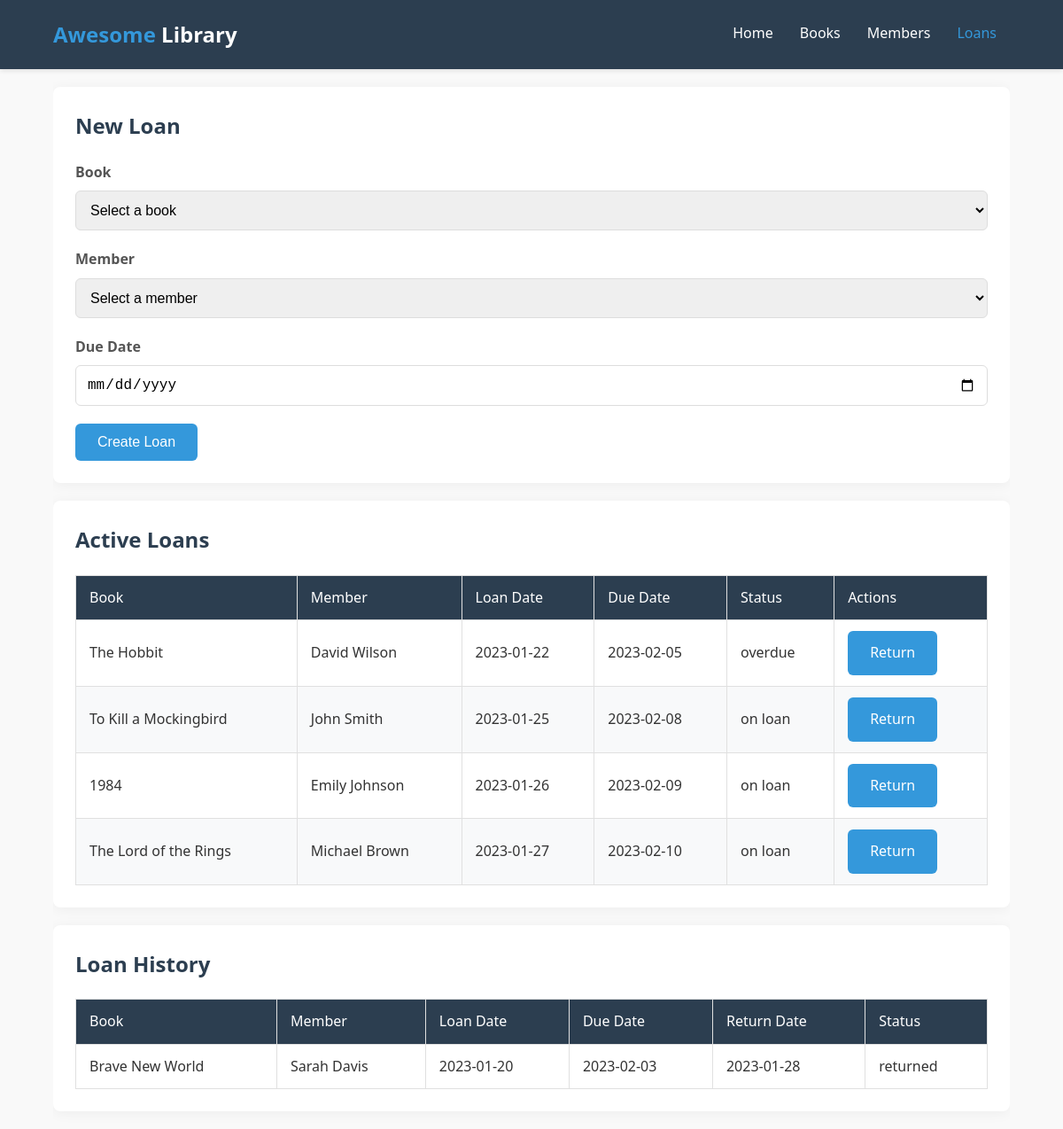
Page /loans.php on the committed database.
### tables this page shows
CREATE TABLE `loans` (
  `loan_id` int NOT NULL AUTO_INCREMENT,
  `book_id` int NOT NULL,
  `member_id` int NOT NULL,
  `loan_date` date NOT NULL DEFAULT (curdate()),
  `due_date` date NOT NULL,
  `return_date` date DEFAULT NULL,
  `status` enum('on loan','returned','overdue') DEFAULT 'on loan',
  `created_at` timestamp NOT NULL DEFAULT CURRENT_TIMESTAMP,
  PRIMARY KEY (`loan_id`),
  KEY `book_id` (`book_id`),
  KEY `member_id` (`member_id`),
  CONSTRAINT `loans_ibfk_1` FOREIGN KEY (`book_id`) REFERENCES `books` (`book_id`),
  CONSTRAINT `loans_ibfk_2` FOREIGN KEY (`member_id`) REFERENCES `members` (`member_id`)
);

CREATE TABLE `books` (
  `book_id` int NOT NULL AUTO_INCREMENT,
  `title` varchar(255) NOT NULL,
  `author` varchar(255) NOT NULL,
  `isbn` varchar(20) NOT NULL,
  `publication_year` int DEFAULT NULL,
  `category` varchar(100) DEFAULT NULL,
  `quantity` int NOT NULL DEFAULT '1',
  `available_quantity` int NOT NULL DEFAULT '1',
  `created_at` timestamp NOT NULL DEFAULT CURRENT_TIMESTAMP,
  PRIMARY KEY (`book_id`),
  UNIQUE KEY `isbn` (`isbn`)
);

CREATE TABLE `members` (
  `member_id` int NOT NULL AUTO_INCREMENT,
  `name` varchar(255) NOT NULL,
  `email` varchar(255) NOT NULL,
  `phone` varchar(20) DEFAULT NULL,
  `address` text,
  `join_date` date NOT NULL DEFAULT (curdate()),
  `created_at` timestamp NOT NULL DEFAULT CURRENT_TIMESTAMP,
  PRIMARY KEY (`member_id`),
  UNIQUE KEY `email` (`email`)
);

### loans.php (the view, shortened to what this page needs)
<?php include 'config.php'; ?>
<!DOCTYPE html>
<html lang="en">
<head>
    <link rel="stylesheet" href="style.css">
</head>
<body>
    <header>
        <div class="container">
            <div id="branding">
                <h1><span class="highlight">Awesome</span> Library</h1>
            </div>
            <nav>
                <ul>
                    <li><a href="index.php">Home</a></li>
                    <li><a href="books.php">Books</a></li>
                    <li><a href="members.php">Members</a></li>
                    <li class="current"><a href="loans.php">Loans</a></li>
                </ul>
            </nav>
        </div>
    </header>
    <div class="container">
        <section class="card">
            <h2>New Loan</h2>
            <form action="add_loan.php" method="post">
                <div class="form-group">
                    <label for="book_id">Book</label>
                    <select id="book_id" name="book_id" required>
                        <option value="">Select a book</option>
                    </select>
                </div>
                <div class="form-group">
                    <label for="member_id">Member</label>
                    <select id="member_id" name="member_id" required>
                        <option value="">Select a member</option>
                    </select>
                </div>
                <div class="form-group">
                    <label for="due_date">Due Date</label>
                    <input type="date" id="due_date" name="due_date" required>
                </div>
                <button type="submit">Create Loan</button>
            </form>
        </section>
        <section class="card">
            <h2>Active Loans</h2>
            <table>
                <thead>
                    <tr>
                        <th>Book</th>
                        <th>Member</th>
                        <th>Loan Date</th>
                        <th>Due Date</th>
                        <th>Status</th>
                        <th>Actions</th>
                    </tr>
                </thead>
                <tbody>
                    <?php
                    $stmt = $pdo->query("
                        SELECT l.loan_id, b.title, m.name, l.loan_date, l.due_date, l.status
                        FROM loans l
                        JOIN books b ON l.book_id = b.book_id
                        JOIN members m ON l.member_id = m.member_id
                        WHERE l.status = 'on loan' OR l.status = 'overdue'
                        ORDER BY l.due_date
                    ");
                    while ($row = $stmt->fetch(PDO::FETCH_ASSOC)) {
                        echo "<tr>";
                        echo "<td>" . htmlspecialchars($row['title']) . "</td>";
                        echo "<td>" . htmlspecialchars($row['name']) . "</td>";
                        echo "<td>" . htmlspecialchars($row['loan_date']) . "</td>";
                        echo "<td>" . htmlspecialchars($row['due_date']) . "</td>";
                        echo "<td>" . htmlspecialchars($row['status']) . "</td>";
                        echo "<td>
                                <a href='return_book.php?id=" . $row['loan_id'] . "' class='btn'>Return</a>
                              </td>";
                        echo "</tr>";
                    }
                    ?>
                </tbody>
            </table>
        </section>
        <section class="card">
            <h2>Loan History</h2>
            <table>
                <thead>
                    <tr>
                        <th>Book</th>
                        <th>Member</th>
                        <th>Loan Date</th>
                        <th>Due Date</th>
                        <th>Return Date</th>
                        <th>Status</th>
                    </tr>
                </thead>
                <tbody>
                    <?php
                    $stmt = $pdo->query("
                        SELECT l.loan_id, b.title, m.name, l.loan_date, l.due_date, l.return_date, l.status
                        FROM loans l
                        JOIN books b ON l.book_id = b.book_id
                        JOIN members m ON l.member_id = m.member_id
                        WHERE l.status = 'returned'
                        ORDER BY l.return_date DESC
                        LIMIT 10
                    ");
                    while ($row = $stmt->fetch(PDO::FETCH_ASSOC)) {
                        echo "<tr>";
                        echo "<td>" . htmlspecialchars($row['title']) . "</td>";
                        echo "<td>" . htmlspecialchars($row['name']) . "</td>";
                        echo "<td>" . htmlspecialchars($row['loan_date']) . "</td>";
                        echo "<td>" . htmlspecialchars($row['due_date']) . "</td>";
                        echo "<td>" . htmlspecialchars($row['return_date']) . "</td>";
                        echo "<td>" . htmlspecialchars($row['status']) . "</td>";
                        echo "</tr>";
                    }
                    ?>
                </tbody>
            </table>
        </section>
    </div>
</body>
</html>

### style.css (style rules this page uses)
:root { --primary-color: #3498db; --secondary-color: #2ecc71; --danger-color: #e74c3c; --warning-color: #f39c12; --dark-color: #2c3e50; --light-color: #ecf0f1; --success-color: #27ae60; }
body { font-family: 'Segoe UI', Tahoma, Geneva, Verdana, sans-serif; line-height: 1.6; margin: 0; padding: 0; background-color: #f9f9f9; color: #333; }
.container { width: 90%; max-width: 1200px; margin: auto; overflow: hidden; }
header { background: var(--dark-color); color: #ffffff; padding: 20px 0; box-shadow: 0 2px 5px rgba(0, 0, 0, 0.1); }
header a { color: #ffffff; text-decoration: none; font-size: 16px; transition: all 0.3s ease; }
header ul { padding: 0; margin: 0; list-style: none; overflow: hidden; }
header li { float: left; display: inline; padding: 0 15px; }
header #branding { float: left; }
header #branding h1 { margin: 0; font-size: 24px; }
header nav { float: right; margin-top: 5px; }
header .highlight { color: var(--primary-color); font-weight: bold; }
header .current a { color: var(--primary-color); }
.card { background: #ffffff; padding: 25px; margin: 20px 0; border-radius: 8px; box-shadow: 0 2px 15px rgba(0, 0, 0, 0.05); }
.card h2 { margin-top: 0; color: var(--dark-color); display: flex; align-items: center; gap: 10px; }
table { width: 100%; border-collapse: collapse; margin-top: 15px; }
table, th, td { border: 1px solid #e0e0e0; }
th, td { padding: 12px 15px; text-align: left; }
th { background-color: var(--dark-color); color: white; font-weight: 500; }
tr:nth-child(even) { background-color: #f8f9fa; }
.form-group { margin-bottom: 20px; }
label { display: block; margin-bottom: 8px; font-weight: 600; color: #555; }
input[type="text"], input[type="email"], input[type="number"], input[type="date"], input[type="password"], select, textarea { width: 100%; padding: 12px; border: 1px solid #ddd; border-radius: 6px; box-sizing: border-box; font-size: 16px; transition: border 0.3s ease; }
button, .btn { display: inline-block; background: var(--primary-color); color: #ffffff; padding: 12px 25px; border: none; border-radius: 6px; cursor: pointer; text-decoration: none; font-size: 16px; font-weight: 500; transition: all 0.3s ease; }

### rows in the picture
loans: book.title "The Hobbit", member.name "David Wilson", loan_date "2023-01-22", due_date "2023-02-05", status "overdue"
loans: book.title "To Kill a Mockingbird", member.name "John Smith", loan_date "2023-01-25", due_date "2023-02-08", status "on loan"
loans: book.title "1984", member.name "Emily Johnson", loan_date "2023-01-26", due_date "2023-02-09", status "on loan"
loans: book.title "The Lord of the Rings", member.name "Michael Brown", loan_date "2023-01-27", due_date "2023-02-10", status "on loan"
loans: book.title "Brave New World", member.name "Sarah Davis", loan_date "2023-01-20", due_date "2023-02-03", return_date "2023-01-28", status "returned"
